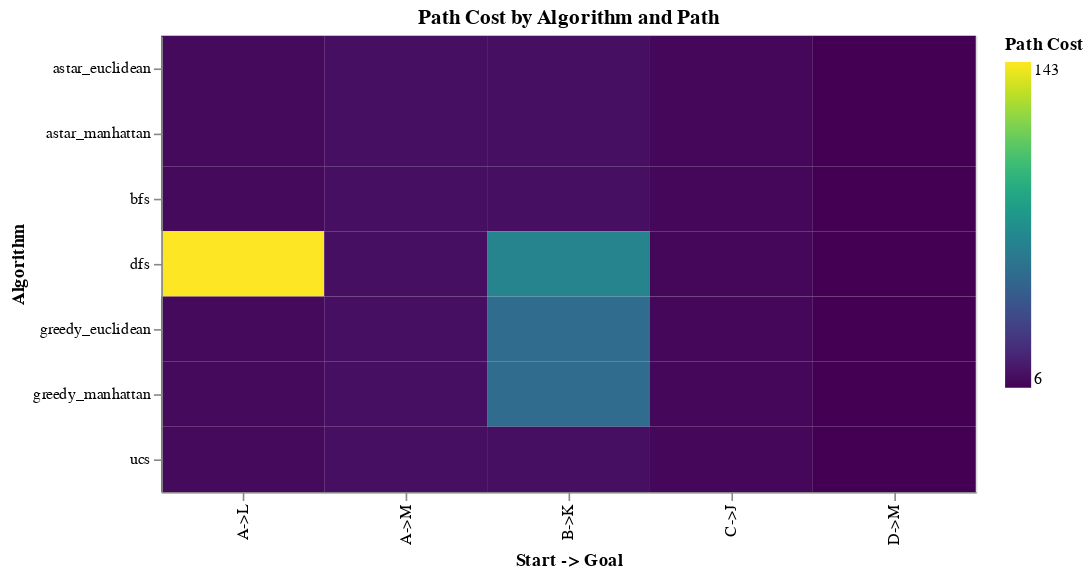

The notebook cell this image was saved under:
### Code cell
create_heatmap(
    sim_results_graph, value_col='path_cost', title='Path Cost by Algorithm and Path')

### Figure 1 — Vega-Lite specification as saved in the notebook (floating-point values rounded to 4 significant figures)
{"config": {"view": {"continuousWidth": 300, "continuousHeight": 300}}, "data": {"name": "data-5ea67941f56cd1077bb2b034e3d69cb1"}, "mark": {"type": "rect"}, "encoding": {"color": {"field": "path_cost", "scale": {"scheme": "viridis"}, "title": "Path Cost", "type": "quantitative"}, "tooltip": [{"field": "algorithm", "type": "nominal"}, {"field": "path", "type": "nominal"}, {"field": "path_cost", "format": ".2f", "type": "quantitative"}], "x": {"field": "path", "title": "Start -> Goal", "type": "nominal"}, "y": {"field": "algorithm", "sort": null, "title": "Algorithm", "type": "nominal"}}, "height": {"step": 40}, "title": "Path Cost by Algorithm and Path", "width": 500, "$schema": "https://vega.github.io/schema/vega-lite/v5.20.1.json", "datasets": {"data-5ea67941f56cd1077bb2b034e3d69cb1": [{"algorithm": "astar_euclidean", "path": "A->L", "path_cost": 9.0}, {"algorithm": "astar_euclidean", "path": "A->M", "path_cost": 11.0}, {"algorithm": "astar_euclidean", "path": "B->K", "path_cost": 11.0}, {"algorithm": "astar_euclidean", "path": "C->J", "path_cost": 8.0}, {"algorithm": "astar_euclidean", "path": "D->M", "path_cost": 6.0}, {"algorithm": "astar_manhattan", "path": "A->L", "path_cost": 9.0}, {"algorithm": "astar_manhattan", "path": "A->M", "path_cost": 11.0}, {"algorithm": "astar_manhattan", "path": "B->K", "path_cost": 11.0}, {"algorithm": "astar_manhattan", "path": "C->J", "path_cost": 8.0}, {"algorithm": "astar_manhattan", "path": "D->M", "path_cost": 6.0}, {"algorithm": "bfs", "path": "A->L", "path_cost": 9.0}, {"algorithm": "bfs", "path": "A->M", "path_cost": 11.0}, {"algorithm": "bfs", "path": "B->K", "path_cost": 11.0}, {"algorithm": "bfs", "path": "C->J", "path_cost": 8.0}, {"algorithm": "bfs", "path": "D->M", "path_cost": 6.0}, {"algorithm": "dfs", "path": "A->L", "path_cost": 143.0}, {"algorithm": "dfs", "path": "A->M", "path_cost": 11.0}, {"algorithm": "dfs", "path": "B->K", "path_cost": 67.0}, {"algorithm": "dfs", "path": "C->J", "path_cost": 8.0}, {"algorithm": "dfs", "path": "D->M", "path_cost": 6.0}, {"algorithm": "greedy_euclidean", "path": "A->L", "path_cost": 9.0}, {"algorithm": "greedy_euclidean", "path": "A->M", "path_cost": 11.0}, {"algorithm": "greedy_euclidean", "path": "B->K", "path_cost": 54.0}, {"algorithm": "greedy_euclidean", "path": "C->J", "path_cost": 8.0}, {"algorithm": "greedy_euclidean", "path": "D->M", "path_cost": 6.0}, {"algorithm": "greedy_manhattan", "path": "A->L", "path_cost": 9.0}, {"algorithm": "greedy_manhattan", "path": "A->M", "path_cost": 11.0}, {"algorithm": "greedy_manhattan", "path": "B->K", "path_cost": 54.0}, {"algorithm": "greedy_manhattan", "path": "C->J", "path_cost": 8.0}, {"algorithm": "greedy_manhattan", "path": "D->M", "path_cost": 6.0}, {"algorithm": "ucs", "path": "A->L", "path_cost": 9.0}, {"algorithm": "ucs", "path": "A->M", "path_cost": 11.0}, {"algorithm": "ucs", "path": "B->K", "path_cost": 11.0}, {"algorithm": "ucs", "path": "C->J", "path_cost": 8.0}, {"algorithm": "ucs", "path": "D->M", "path_cost": 6.0}]}}
